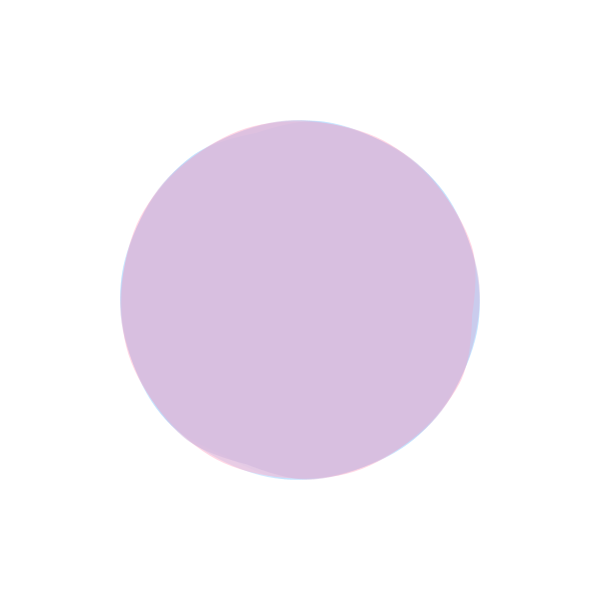
Frame 1 (no input)
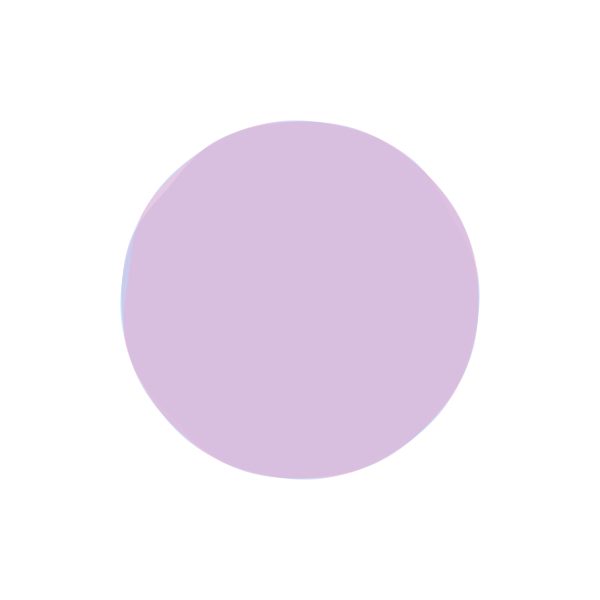
Frame 2 (the mouse pressed at the canvas centre, redrawn once)

The Processing sketch that drew these frames (run headless with seeded random() and noise(); the mouse was pressed at the canvas centre and the sketch redrawn once):

// Processing sketch: image_text_iteration_5
// ── image_text_iteration_5.pde
// Define the colors with an alpha value for transparency
color[] colors = {
  color(162, 210, 255, 128), // Slightly transparent
  color(189, 224, 254, 128),
  color(255, 175, 204, 128),
  color(205, 180, 219, 128)
};

void setup() {
  size(600, 600); // Increased canvas size
  noLoop();
  noStroke();
  smooth();
}

void draw() {
  background(255); // White background

  for (int i = 0; i < colors.length; i++) {
    fill(colors[i]);
    
    // Creating a convex shape with smooth edges
    float angleStep = TWO_PI / 8; // Divide the circle into 8 steps
    float startAngle = random(TWO_PI); // Random starting angle for each shape
    float radius = width * 0.3; // Set the radius

    // We need to duplicate the first few points for the curve to work correctly
    float firstX = width / 2 + cos(startAngle) * radius;
    float firstY = height / 2 + sin(startAngle) * radius;
    float secondX = width / 2 + cos(startAngle + angleStep) * radius;
    float secondY = height / 2 + sin(startAngle + angleStep) * radius;

    beginShape();
    curveVertex(firstX, firstY); // Duplicate the first point
    curveVertex(firstX, firstY); // Start point

    for (int j = 0; j <= 8; j++) { // Loop goes one step beyond to close the shape smoothly
      // Calculate vertex positions on the circle
      float angle = startAngle + angleStep * j;
      float x = width / 2 + cos(angle) * radius;
      float y = height / 2 + sin(angle) * radius;
      curveVertex(x, y);
    }

    curveVertex(secondX, secondY); // Duplicate the last point
    curveVertex(secondX, secondY); // End point
    endShape(CLOSE);
  }
  
  save("iteration_5.jpg");
}
